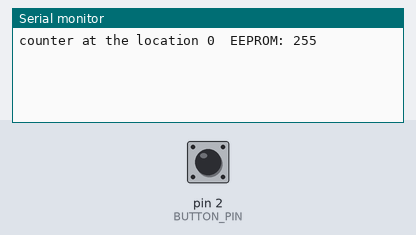
Recording of a sketch running on a simulated Arduino Uno, built with avr-gcc and run on an emulated ATmega328P. On the bench: the last lines printed to the serial monitor. The inputs (shaded band) are chosen by the test bench; at power-on: pin 2 (BUTTON_PIN) HIGH. EEPROM starts erased.

Above: at 0.8 s.
0.9 s: pin 2 (BUTTON_PIN) pulled LOW for 0.15 s
At 2.1 s:
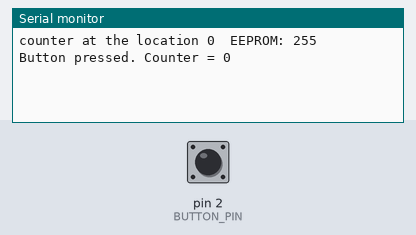
2.5 s: pin 2 (BUTTON_PIN) pulled LOW for 1 s
At 3.0 s:
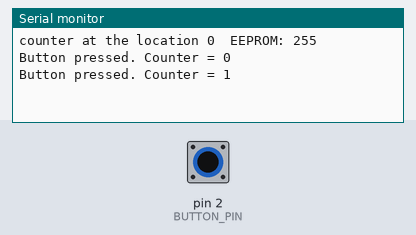
5.0 s: pin 2 (BUTTON_PIN) pulled LOW for 0.15 s
At 5.8 s:
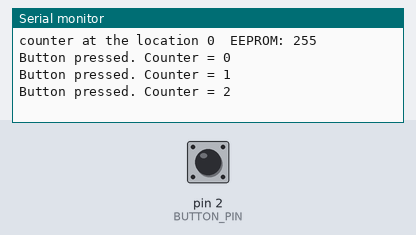

Measured:
- after the input at 0.9 s, the serial monitor: prints a new line at once (image 1)
- after the input at 2.5 s, the serial monitor: prints a new line at once (image 2)
- after the input at 5.0 s, the serial monitor: prints a new line at once (image 3)

The sketch:

lab4.ino
```cpp
#include <avr/io.h>
#include <util/delay.h>
#include <stdlib.h>
#include <Arduino.h>

#define F_CPU 16000000UL

#define BUTTON_PIN PD2        // pin 2 for button input
#define EEPROM_ADDR 0         //EEPROM adress

// EEPROM read function
uint8_t eeprom_read(uint16_t addr) {
  EEAR = addr;
  EECR |= (1 << EERE); //EERE triggers a read operation
  return EEDR;
}

//EEPROM write function
void eeprom_write(uint16_t addr, uint8_t data) {
  while (EECR & (1 << EEPE));   // wait for previous write
  EEAR = addr;                  //address
  EEDR = data;                  //data that is going to be stored
  EECR |= (1 << EEMPE);         //master program enable (must be set before EEPE)
  EECR |= (1 << EEPE);          //start the write process
}


int main(void) {
  init();

  // Configure button input with pull-up
  DDRD &= ~(1 << BUTTON_PIN);   // Input pin 2
  PORTD |= (1 << BUTTON_PIN);   //  internal pull-up

  Serial.begin(9600);

  // Load counter from EEPROM
  uint8_t counter = eeprom_read(EEPROM_ADDR);
  Serial.print("counter at the location 0  EEPROM: ");
  Serial.println(counter);

  uint8_t lastButtonState = 1;  // HIGH initially (pull-up) when pressed set to 0

  while (1) {
    uint8_t currentState = (PIND & (1 << BUTTON_PIN)) ? 1 : 0; //read the button input


    // Detect press: HIGH → LOW
    if (lastButtonState == 1 && currentState == 0) {
      counter++;
      eeprom_write(EEPROM_ADDR, counter);

      Serial.print("Button pressed. Counter = ");
      Serial.println(counter);
    }

    lastButtonState = currentState;
    _delay_ms(30); //debounce so input wont be wrong (preventing false triggers)
  }
}
```
